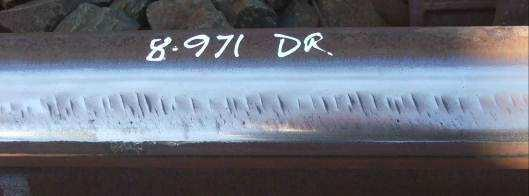
#> input picture UBC Engineering - Third Year Coursework/FindIT - External Crack and Fault Detection/Test Photos/Rolling Contact Fatigue Sample.jpg, 529 x 196 px, found by its file name
$ jupyter execute 'Non-Verticle Lines Detection.ipynb'
#> lines starting #> are read from the running program, lines starting #| are printed output that depends on the picture
[cell 1]
# ORIGINAL
import cv2 as cv
import numpy as np
import math

cropping = True # true = crop photo by the amounts below, false = dont crop photo
crop_val_top = 21 # distance from the top to crop
crop_val_bot = 49 # distance from the bottom to crop

uncropped_image = cv.imread('C:/Users/allan/Desktop/Jupyter Projects/FindIT - External Crack and Fault Detection/Test Photos/Rolling Contact Fatigue Sample.jpg', cv.IMREAD_GRAYSCALE)
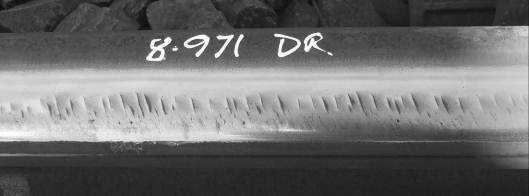
#> uncropped_image: shape (196, 529); min 6, max 255, mean 109.4

# Crop image or not
if cropping is True:
    image = uncropped_image[crop_val_top: -crop_val_bot,0:]
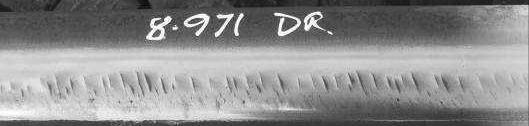
#> image: shape (126, 529); min 6, max 255, mean 143
else:
    image = uncropped_image

#output variables
edges = cv.Canny(image, 100, 300, edges = None, apertureSize =  3)
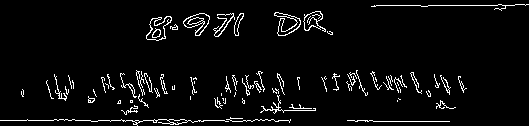
#> edges: shape (126, 529); 4.5% white in thin lines or dots
edgeimage = cv.cvtColor(edges, cv.COLOR_GRAY2BGR)
#> edgeimage: shape (126, 529, 3); 4.5% white in thin lines or dots
cdstP = np.copy(edgeimage)

# standard hough transform
lines = cv.HoughLines(edges, 1, np.pi/180, 150, None, 0, 0)
#> lines = [[120, 1.57]]
if lines is not None:
    for i in range(0, len(lines)):
        rho = lines[i][0][0]
        theta = lines[i][0][1]
        a = math.cos(theta)
        b = math.sin(theta)
        x0 = a * rho
        y0 = b * rho
        pt1 = (int(x0 + 1000 * (-b)), int(y0 + 1000 * (a)))
        pt2 = (int(x0 - 1000 * (-b)), int(y0 - 1000 * (a)))
        cv.line(edgeimage, pt1, pt2, (0, 255, 0), thickness =1, lineType = cv.LINE_AA)
#> this loop made 1 pass
#> (rho, theta, a, b, x0, y0, pt1, pt2) on pass 1: (120, 1.57, -4.37e-08, 1, -5.25e-06, 120, (-1000, 119), (999, 120))
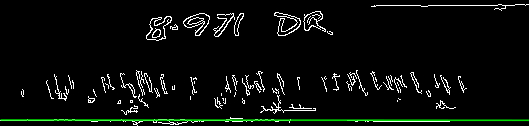
#> edgeimage: shape (126, 529, 3); mean B, G, R 10.6, 13.4, 10.6

# probabilistic hough transfrom model
linesP = cv.HoughLinesP(edges, 1, np.pi/180, 100, 4, 2)
#> linesP = [[28, 120, 53, 120], [243, 120, 245, 120], [143, 120, 153, 120], [373, 121, 449, 121], [369, 120, 372, 120], [126, 120, 132, 120], [278, 120, 288, 120], [376, 5, 420, 5], [347, 120, 354, 120], [268, 120, 270, 120], [75, 120, 90, 120], [198, 120, 200, 120]]
if linesP is not None:
    for i in range(0, len(linesP)):
        l = linesP[i][0]
        cv.line(cdstP, (l[0], l[1]), (l[2], l[3]), (0, 0, 255), thickness = 1, lineType = cv.LINE_AA) # plot in red with line type cv.LINE_AA
#> this loop made 12 passes
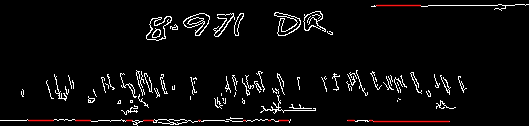
#> cdstP: shape (126, 529, 3); mean B, G, R 10.7, 10.7, 11.7

# displays source, standard hough and probabilistic line transforms
cv.imshow("Source", image)
cv.imshow("Detected Lines (in green) - Standard Hough Line Transform", edgeimage)
cv.imshow("Detected Lines (in red) - Probabilistic Line Transform", cdstP)
cv.waitKey()
#> Out = 27

[cell 2]
# Mod 1 - Combo Standard and Probabilistic
# https://docs.opencv.org/3.4/d3/de6/tutorial_js_houghlines.html

import cv2 as cv
import numpy as np
import math

min_pix = 10 # minimum amt of pixels to be considered a line
min_L = 0 # minimum line length to be considered a line
max_gap = 2 # maximum gap between pixels
angle_tolerence = 5/180 # a filter for how close angles can be to eachother in radians
rho_tolerence = 25

cropping = True # true = crop photo by the amounts below, false = dont crop photo
crop_val_top = 65 # distance from the top to crop
crop_val_bot = 1 # distance from the bottom to crop

uncropped_image = cv.imread('C:/Users/allan/Desktop/Jupyter Projects/FindIT - External Crack and Fault Detection/Test Photos/Indents.jpg', cv.IMREAD_GRAYSCALE)
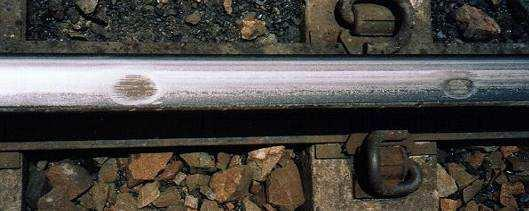
#> input picture UBC Engineering - Third Year Coursework/FindIT - External Crack and Fault Detection/Test Photos/Indents.jpg, 529 x 211 px, found by its file name
#> uncropped_image: shape (211, 529); min 0, max 255, mean 73.3

# Crop image or not
if cropping is True:
    image = uncropped_image[crop_val_top: -crop_val_bot,0:]
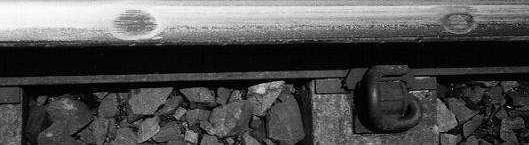
#> image: shape (145, 529); min 0, max 255, mean 79
else:
    image = uncropped_image

#output variables
edges = cv.Canny(image, 100, 300, edges = None,apertureSize =  3)
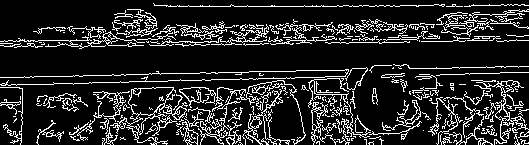
#> edges: shape (145, 529); 15.4% white in thin lines or dots
edgeimage = cv.cvtColor(edges, cv.COLOR_GRAY2BGR)
#> edgeimage: shape (145, 529, 3); 15.4% white in thin lines or dots
cdstP = np.copy(edgeimage)
overlap = np.copy(edgeimage)

# standard hough transform
# HoughLines(picture file, pixel accuracy, angle accuracy in rad, minimum amt of pixels to be considered a line)
lines = cv.HoughLines(edges, 1, np.pi/180, min_pix, srn = 0, stn = 0,min_theta = -80/180, max_theta = -30/180)
#> lines = 1475 rows, first 8: [451, -0.305], [424, -0.392], [272, -0.322], [447, -0.322], [456, -0.287], [435, -0.357], [112, -0.444], [430, -0.375]
if lines is not None:
    for i in range(0, len(lines)):
        rho1 = lines[i][0][0]
        try:
            rho2 = lines[i+1][0][0]
        except:
            rho2 = lines[i-1][0][0]

        theta1 = lines[i][0][1]
        try:
            theta2 = lines[i+1][0][1]
        except:
            theta2 = lines[i-1][0][1]

        if (theta1 < (theta2 + angle_tolerence) and theta1 > (theta2 - angle_tolerence) and
           rho1 < (rho2 + rho_tolerence) and rho1 > (rho2 - rho_tolerence)):
            a = math.cos(theta1)
            b = math.sin(theta1)
            x0 = a * rho1
            y0 = b * rho1
            pt1 = (int(x0 + 1000 * (-b)), int(y0 + 1000 * (a)))
            pt2 = (int(x0 - 1000 * (-b)), int(y0 - 1000 * (a)))
            cv.line(edgeimage, pt1, pt2, (0, 255, 0), thickness =1, lineType = cv.LINE_AA)
#> this loop made 1475 passes
#> (rho1, rho2, theta1, theta2, a, b, x0, y0) on passes 20, 22, 45, 55, 63, 67, 72, 78, 81, 88, 89, 96: (406, 419, -0.427, -0.427, 0.91, -0.414, 369.5, -168.1), (127, 125, -0.392, -0.375, 0.924, -0.382, 117.4, -48.53), (423, 445, -0.375, -0.357, 0.931, -0.366, 393.7, -154.8), (411, 435, -0.41, -0.392, 0.917, -0.398, 377, -163.7), (219, 225, -0.27, -0.27, 0.964, -0.267, 211.1, -58.4), (271, 288, -0.2, -0.2, 0.98, -0.199, 265.6, -53.87), (107, 123, -0.444, -0.444, 0.903, -0.43, 96.6, -46.01), (117, 116, -0.41, -0.392, 0.917, -0.398, 107.3, -46.59), (126, 134, -0.34, -0.34, 0.943, -0.333, 118.8, -41.99), (275, 262, -0.27, -0.252, 0.964, -0.267, 265, -73.33), (262, 278, -0.252, -0.252, 0.968, -0.25, 253.7, -65.44), (114, 128, -0.427, -0.427, 0.91, -0.414, 103.8, -47.21)
#> (rho1, rho2, theta1, theta2, a) on pass 222: (161, 141, -0.34, -0.322, 0.943)
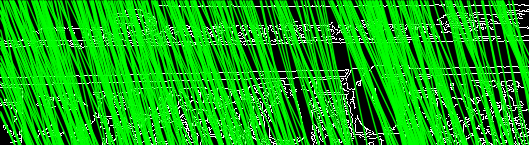
#> edgeimage: shape (145, 529, 3); mean B, G, R 14.4, 169.3, 14.4

# probabilistic hough transfrom model
# HoughLines(picture file, pixel accuracy, angle accuracy in rad, minimum amt of pixels to be considered a line,
#            min line length )
linesP = cv.HoughLinesP(edges, 1, np.pi/360, min_pix, min_L, max_gap)
#> linesP = 1243 rows, first 6: [508, 66, 516, 66], [369, 6, 374, 6], [517, 40, 528, 40], [128, 25, 133, 25], [318, 107, 320, 107], [512, 84, 514, 84]
if linesP is not None:
    for i in range(0, len(linesP)):
        l = linesP[i][0]
        cv.line(cdstP, (l[0], l[1]), (l[2], l[3]), (0, 0, 255), thickness = 1, lineType = cv.LINE_AA) # plot in red with line type cv.LINE_AA
#> this loop made 1243 passes
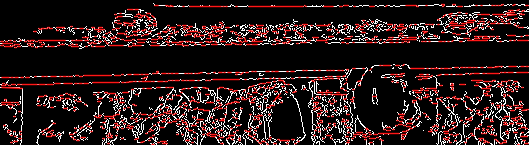
#> cdstP: shape (145, 529, 3); mean B, G, R 25.4, 25.4, 44.7

'''if lines and linesP is not None:
    for i in range(0, min(len(lines),len(linesP))):
        if lines == linesP:
            cv.line(overlap)'''

# displays source, standard hough and probabilistic line transforms
#cv.imshow("Source", image)
#cv.imshow("Detected Lines (in green) - Standard Hough Line Transform", edgeimage)
#cv.imshow("Detected Lines (in red) - Probabilistic Line Transform", cdstP)
cv.waitKey()
#> Out = 27
